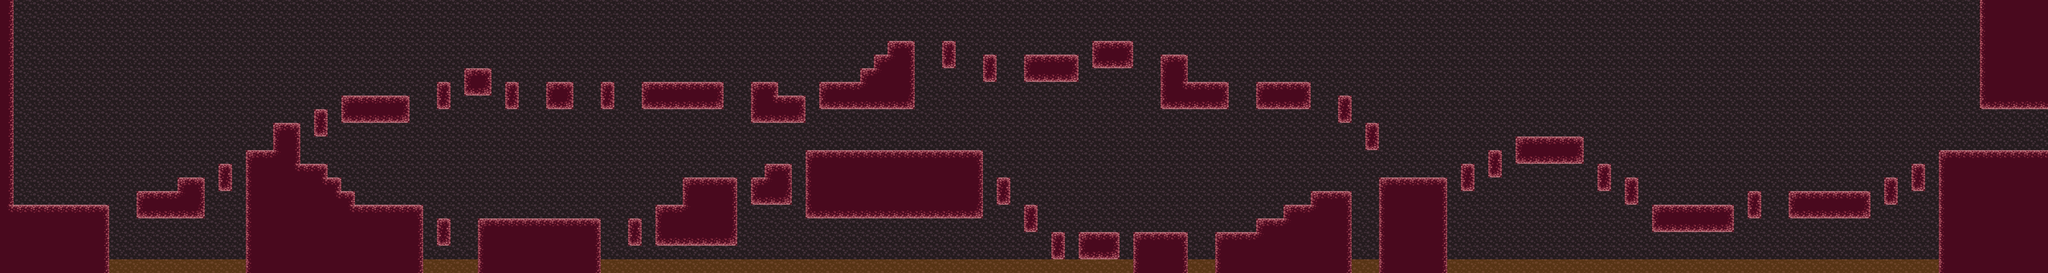

A 2D game scene composited from a Tiled map and its tileset images. What follows is a short description and the map's XML, with each tile layer's data collapsed to a summary:
An orthogonal 150x20 tile map with 32x32 px tiles, 3 tile layers (Background, Map, Colliders).

<map version="1.0" orientation="orthogonal" renderorder="right-down" width="150" height="20" tilewidth="32" tileheight="32" nextobjectid="1">
 <tileset firstgid="1" name="platformertiles" tilewidth="32" tileheight="32" tilecount="48" columns="8">
  <image source="platformertiles.png" width="256" height="192" />
 </tileset>
 <layer name="Background" width="150" height="20">
  <data>[3000 cells, 3000 non-empty, 5 distinct tile ids]</data>
 </layer>
 <layer name="Map" width="150" height="20">
  <data>[3000 cells, 641 non-empty, 13 distinct tile ids]</data>
 </layer>
 <layer name="Colliders" width="150" height="20" opacity="0.3">
  <data>[3000 cells, 774 non-empty, 2 distinct tile ids]</data>
 </layer>
</map>